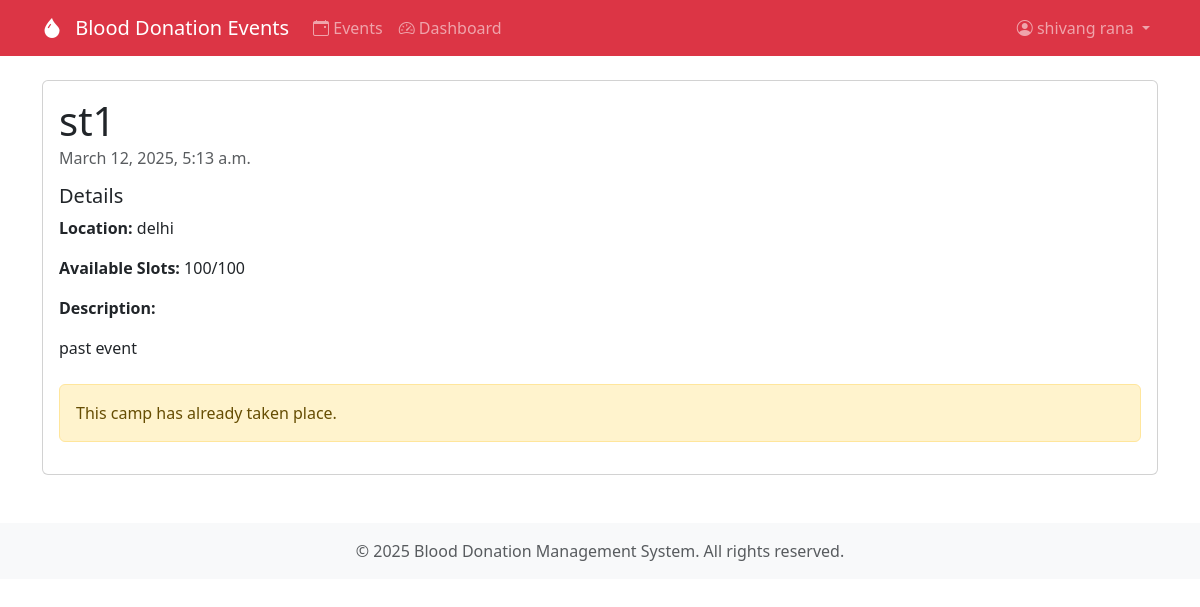
The page /camps/2/ (signed in) on the database its author committed.
### camps/models.py (models this page shows, shortened)
class Camp(models.Model):
    CATEGORY_CHOICES = [
        ('general', 'General'),
        ('emergency', 'Emergency'),
        ('special', 'Special Drive'),
    ]
    title = models.CharField(max_length=200)
    date = models.DateTimeField()
    location = models.CharField(max_length=200)
    description = models.TextField()
    capacity = models.PositiveIntegerField(default=100)
    category = models.CharField(max_length=20, choices=CATEGORY_CHOICES, default='general')
    contact_email = models.EmailField(null=True, blank=True)
    contact_phone = models.CharField(max_length=15, null=True, blank=True)
    created_at = models.DateTimeField(auto_now_add=True)
    updated_at = models.DateTimeField(auto_now=True)
    @property
    def is_past(self):
        return self.date < timezone.now()
    @property
    def available_slots(self):
        return self.capacity - self.registrations.count()

### camps/views.py (the view)
# urls.py: path('<int:pk>/', views.camp_detail, name='camp_detail'),
def camp_detail(request, pk):
    camp = get_object_or_404(Camp, pk=pk)
    is_registered = False
    if request.user.is_authenticated:
        is_registered = CampRegistration.objects.filter(camp=camp, user=request.user).exists()
    context = {
        'camp': camp,
        'is_registered': is_registered,
        'can_register': not camp.is_past and not camp.is_full and not is_registered,
    }
    return render(request, 'camps/camp_detail.html', context)

### camps/templates/camps/camp_detail.html (shortened to what this page needs)
{% extends 'camps/base.html' %}
{% block content %}
<div class="card">
    <div class="card-body">
        <h1 class="card-title">{{ camp.title }}</h1>
        <h6 class="card-subtitle mb-3 text-muted">{{ camp.date|date:"F j, Y, g:i a" }}</h6>
        <div class="mb-4">
            <h5>Details</h5>
            <p><strong>Location:</strong> {{ camp.location }}</p>
            <p><strong>Available Slots:</strong> {{ camp.available_slots }}/{{ camp.capacity }}</p>
            <p><strong>Description:</strong></p>
            <p>{{ camp.description }}</p>
        </div>
        {% if user.is_authenticated %}
            {% if is_registered %}
                <div class="alert alert-success">
                    You are registered for this camp!
                </div>
            {% elif camp.is_past %}
                <div class="alert alert-warning">
                    This camp has already taken place.
                </div>
            {% elif camp.is_full %}
                <div class="alert alert-warning">
                    This camp is full.
                </div>
            {% else %}
                <a href="{% url 'camps:register' camp.pk %}" class="btn btn-primary">Register for this Camp</a>
            {% endif %}
        {% else %}
            <div class="alert alert-info">
                Please <a href="{% url 'admin:login' %}">login</a> to register for this camp.
            </div>
        {% endif %}
    </div>
</div>
{% endblock %}

### camps/templates/camps/base.html (shortened to what this page needs)
<!DOCTYPE html>
<html lang="en">
<head>
    <link href="https://cdn.jsdelivr.net/npm/bootstrap@5.3.0/dist/css/bootstrap.min.css" rel="stylesheet">
    <link rel="stylesheet" href="https://cdn.jsdelivr.net/npm/bootstrap-icons@1.7.2/font/bootstrap-icons.css">
</head>
<body>
    <nav class="navbar navbar-expand-lg navbar-dark bg-danger">
        <div class="container">
            <a class="navbar-brand" href="{% url 'camps:camp_list' %}">
                <i class="bi bi-droplet-fill"></i>
                Blood Donation Events
            </a>
            <div class="collapse navbar-collapse" id="navbarNav">
                <ul class="navbar-nav me-auto">
                    <li class="nav-item">
                        <a class="nav-link" href="{% url 'camps:camp_list' %}">
                            <i class="bi bi-calendar-event"></i> Events
                        </a>
                    </li>
                    {% if user.is_authenticated %}
                    <li class="nav-item">
                        <a class="nav-link" href="{% url 'camps:dashboard' %}">
                            <i class="bi bi-speedometer2"></i> Dashboard
                        </a>
                    </li>
                    {% endif %}
                </ul>
                <ul class="navbar-nav">
                    {% if user.is_authenticated %}
                        <li class="nav-item dropdown">
                            <a class="nav-link dropdown-toggle" href="#" id="userDropdown" role="button" data-bs-toggle="dropdown">
                                <i class="bi bi-person-circle"></i>
                                {{ user.get_full_name|default:user.username }}
                            </a>
                        </li>
                    {% endif %}
                </ul>
            </div>
        </div>
    </nav>
    <div class="container mt-4">
        {% block content %}
        {% endblock %}
    </div>
    <footer class="footer mt-5 py-3 bg-light">
        <div class="container text-center">
            <span class="text-muted">© {% now "Y" %} Blood Donation Management System. All rights reserved.</span>
        </div>
    </footer>
</body>
</html>

### camps/templates/camps/base.html (style rules this page uses)
.navbar-brand i { margin-right: 8px; }

### rows shown on the page
Camp: title "st1", date "March 12, 2025, 5:13 a.m.", location "delhi", available_slots "100", capacity "100", description "past event"

### other values the page prints
{{ user.get_full_name|default:user.username }} "shivang rana"
